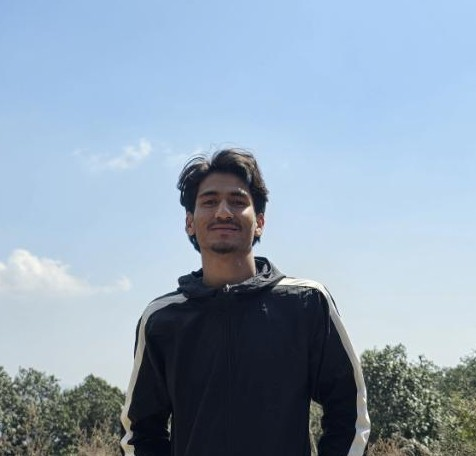
#> input picture semester-5/ip/lab/img/prakash.jpg, 476 x 456 px
$ jupyter execute 'Lab 1 - Bit Plane Slicing.ipynb'
#> lines starting #> are read from the running program, lines starting #| are printed output that depends on the picture; after the words box and inside, x2 and y2 are one past the last pixel; in counts of white or black regions, pixels touching at a corner belong together
# Theory
Bit Plane Slicing involves separating the image into its constituent binary planes. Each pixel in an 8-bit grayscale image is represented by 8 bits. By isolating these bits, we can visualize the contribution of each bit to the overall image. The higher-order bits (most significant bits) contain the majority of the visually significant information, while the lower-order bits (least significant bits) contribute to finer details and noise.

[cell 1]
import numpy as np
from PIL import Image
import matplotlib.pyplot as plt

[cell 2]
# reading image and converting to gray scale
img = Image.open('img/prakash.jpg').convert('L')
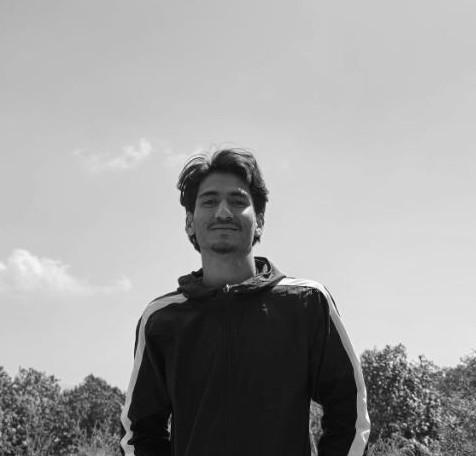
#> img: PIL image 476x456 L; min 1, max 255, mean 159.2
# display image
img

[cell 3]
def bit_slicing_function(input_image):
  img = input_image.resize((400,400), Image.Resampling.LANCZOS)
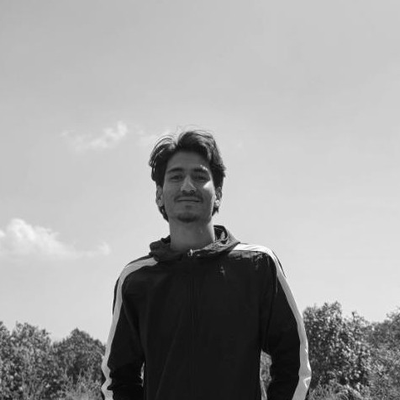
#> img: PIL image 400x400 L; min 0, max 255, mean 159.2
  # convert to numpy array
  numpy_image = np.array(img)

  fig = plt.figure()
  fig.set_figheight(100)
  fig.set_figwidth(100)

  fig.add_subplot(9,1,1)
  plt.imshow(img, cmap='gray')
  plt.title('original image')

  #Iterate over each pixel and change pixel value to binary using np.binary_repr() and store it in a list.
  lst = []
  for i in range(numpy_image.shape[0]):
    for j in range(numpy_image.shape[1]):
      lst.append(np.binary_repr(numpy_image[i][j] ,width=8)) # width = no. of bits
#> after the loop, lst = 160000 items

  # We have a list of strings where each string represents binary pixel value. To extract bit planes we need to iterate over the strings and store the characters corresponding to bit planes into lists.
  # Multiply with 2^(n-1) and reshape to reconstruct the bit image.
  eight_bit_img = (np.array([int(i[0]) for i in lst],dtype = np.uint8) * 128).reshape(400,400)
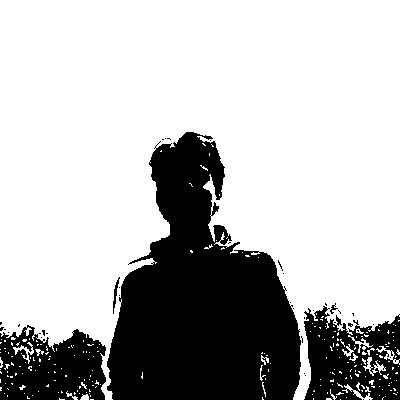
#> eight_bit_img: shape (400, 400); values 0 (black) and 128 (white), 72.1% white; 41 black regions (36 under 20 px), largest, box (x1, y1, x2, y2) and area: (107, 132, 301, 400) 32291, (304, 306, 400, 400) 6152, (0, 325, 106, 400) 5929, (113, 277, 120, 314) 81, (330, 303, 338, 314) 31
  eight_bit_image = Image.fromarray(eight_bit_img)

  fig.add_subplot(9,1,2)
  plt.imshow(eight_bit_image, cmap='gray')
  plt.title('8 bit')


  seven_bit_img = (np.array([int(i[1]) for i in lst],dtype = np.uint8) * 64).reshape(400,400)
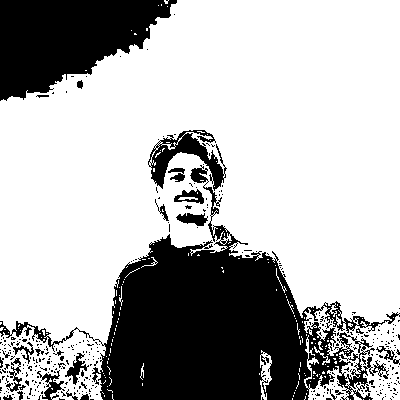
#> seven_bit_img: shape (400, 400); values 0 (black) and 64 (white), 70.2% white; 370 black regions (345 under 20 px), largest, box (x1, y1, x2, y2) and area: (0, 165, 400, 400) 31391, (0, 0, 177, 101) 11404, (148, 130, 227, 191) 1792
  seven_bit_image = Image.fromarray(seven_bit_img)

  fig.add_subplot(9,1,3)
  plt.imshow(seven_bit_image, cmap='gray')
  plt.title('7 bit')

  six_bit_img = (np.array([int(i[2]) for i in lst],dtype = np.uint8) * 32).reshape(400,400)
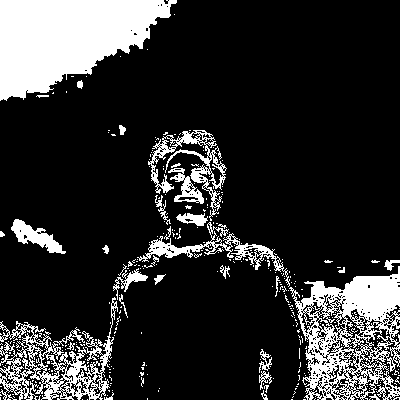
#> six_bit_img: shape (400, 400); values 0 (black) and 32 (white), 18.3% white; 333 white regions (303 under 20 px), largest, box (x1, y1, x2, y2) and area: (0, 0, 177, 101) 11404, (289, 266, 400, 400) 7323, (0, 297, 118, 400) 3774
  six_bit_img = Image.fromarray(six_bit_img)

  fig.add_subplot(9,1,4)
  plt.imshow(six_bit_img, cmap='gray')
  plt.title('6 bit')


  five_bit_img = (np.array([int(i[3]) for i in lst],dtype = np.uint8) * 16).reshape(400,400)
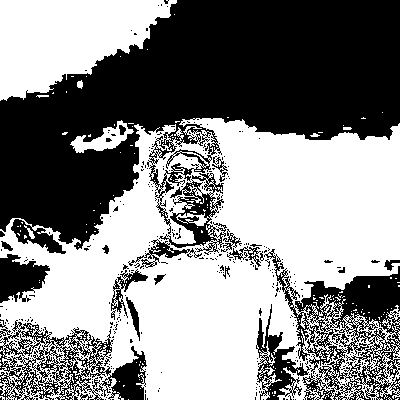
#> five_bit_img: shape (400, 400); values 0 (black) and 16 (white), 53.2% white; 350 black regions (329 under 20 px), largest, box (x1, y1, x2, y2) and area: (0, 0, 400, 254) 54475, (256, 249, 400, 400) 9257, (0, 319, 147, 400) 4902
  five_bit_img = Image.fromarray(five_bit_img)

  fig.add_subplot(9,1,5)
  plt.imshow(five_bit_img, cmap='gray')
  plt.title('5 bit')

  four_bit_img = (np.array([int(i[4]) for i in lst],dtype = np.uint8) * 8).reshape(400,400)
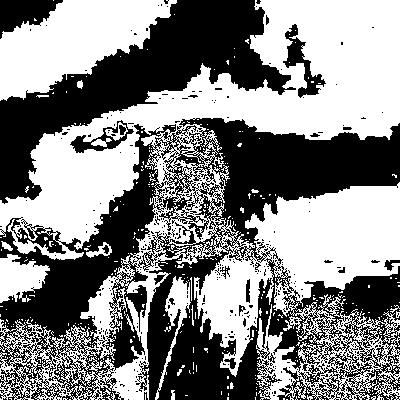
#> four_bit_img: shape (400, 400); values 0 (black) and 8 (white), 52.5% white; 362 black regions (340 under 20 px), largest, box (x1, y1, x2, y2) and area: (0, 118, 400, 400) 52603, (0, 0, 296, 204) 18850, (0, 0, 63, 39) 1379
  four_bit_img = Image.fromarray(four_bit_img)

  fig.add_subplot(9,1,6)
  plt.imshow(four_bit_img, cmap='gray')
  plt.title('4 bit')

  three_bit_img = (np.array([int(i[5]) for i in lst],dtype = np.uint8) * 4).reshape(400,400)
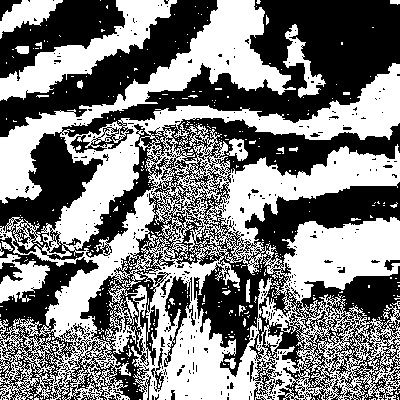
#> three_bit_img: shape (400, 400); values 0 (black) and 4 (white), 49.1% white; 457 white regions (429 under 20 px), largest, box (x1, y1, x2, y2) and area: (0, 0, 400, 400) 67921, (0, 0, 177, 101) 5095, (0, 254, 50, 303) 1280
  three_bit_img = Image.fromarray(three_bit_img)

  fig.add_subplot(9,1,7)
  plt.imshow(three_bit_img, cmap='gray')
  plt.title('3 bit')

  two_bit_img = (np.array([int(i[6]) for i in lst],dtype = np.uint8) * 2).reshape(400,400)
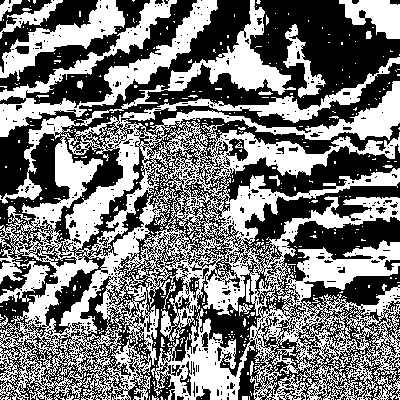
#> two_bit_img: shape (400, 400); values 0 (black) and 2 (white), 47.6% white; 522 white regions (496 under 20 px), largest, box (x1, y1, x2, y2) and area: (0, 0, 400, 400) 61400, (0, 0, 218, 137) 6454, (0, 0, 125, 81) 2980
  two_bit_img = Image.fromarray(two_bit_img)

  fig.add_subplot(9,1,8)
  plt.imshow(two_bit_img, cmap='gray')
  plt.title('2 bit')

  one_bit_img = (np.array([int(i[7]) for i in lst],dtype = np.uint8) * 1).reshape(400,400)
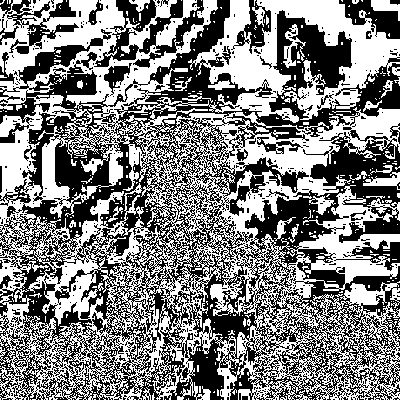
#> one_bit_img: shape (400, 400); values 0 (black) and 1 (white), 50.6% white; 637 black regions (604 under 20 px), largest, box (x1, y1, x2, y2) and area: (0, 0, 400, 400) 68518, (94, 0, 204, 68) 2738, (7, 0, 79, 54) 1284
  one_bit_img = Image.fromarray(one_bit_img)

  fig.add_subplot(9,1,9)
  plt.imshow(one_bit_img, cmap='gray')
  plt.title('1 bit')

[cell 4]
bit_slicing_function(img)
